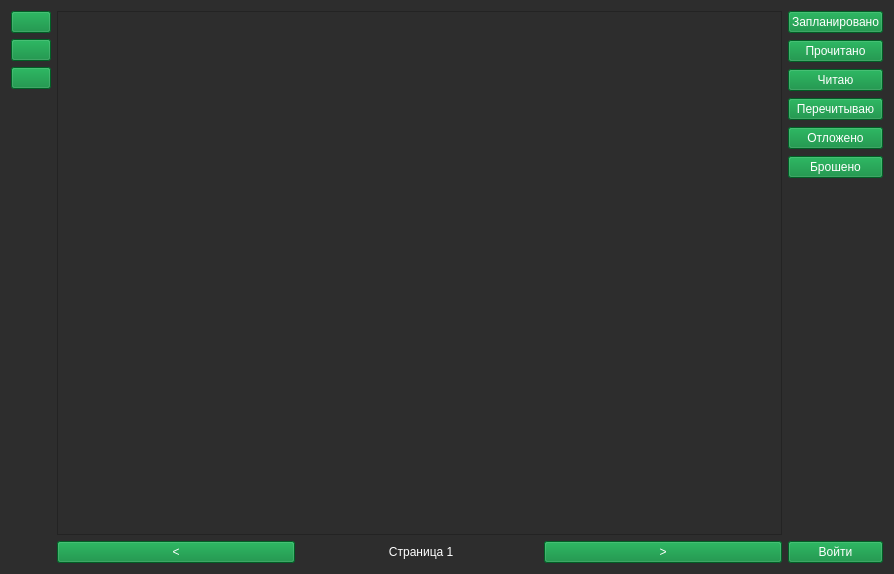
<?xml version="1.0" encoding="UTF-8"?>
<ui version="4.0">
 <class>Form</class>
 <widget class="QWidget" name="Form">
  <property name="geometry">
   <rect>
    <x>0</x>
    <y>0</y>
    <width>894</width>
    <height>574</height>
   </rect>
  </property>
  <property name="windowTitle">
   <string>Form</string>
  </property>
  <property name="styleSheet">
   <string notr="true">color: rgb(255, 255, 255);
background-color: rgb(45, 45, 45);</string>
  </property>
  <layout class="QHBoxLayout" name="horizontalLayout">
   <item>
    <layout class="QVBoxLayout" name="verticalLayout_2">
     <item>
      <widget class="QPushButton" name="btn_mylist">
       <property name="styleSheet">
        <string notr="true">background-color: rgb(0, 133, 52);
color: rgb(255, 255, 255);</string>
       </property>
       <property name="text">
        <string/>
       </property>
       <property name="icon">
        <iconset>
         <normalon>../images/library.png</normalon>
        </iconset>
       </property>
      </widget>
     </item>
     <item>
      <widget class="QPushButton" name="btn_main">
       <property name="styleSheet">
        <string notr="true">background-color: rgb(0, 133, 52);
color: rgb(255, 255, 255);</string>
       </property>
       <property name="text">
        <string/>
       </property>
       <property name="icon">
        <iconset>
         <normalon>../images/main.png</normalon>
        </iconset>
       </property>
      </widget>
     </item>
     <item>
      <widget class="QPushButton" name="btn_shikimori">
       <property name="styleSheet">
        <string notr="true">background-color: rgb(0, 133, 52);
color: rgb(255, 255, 255);</string>
       </property>
       <property name="text">
        <string/>
       </property>
       <property name="icon">
        <iconset>
         <normalon>../images/shikimori.png</normalon>
        </iconset>
       </property>
      </widget>
     </item>
     <item>
      <spacer name="verticalSpacer_2">
       <property name="orientation">
        <enum>Qt::Vertical</enum>
       </property>
       <property name="sizeHint" stdset="0">
        <size>
         <width>20</width>
         <height>40</height>
        </size>
       </property>
      </spacer>
     </item>
    </layout>
   </item>
   <item>
    <layout class="QVBoxLayout" name="verticalLayout">
     <item>
      <widget class="QListWidget" name="list_manga"/>
     </item>
     <item>
      <layout class="QHBoxLayout" name="horizontalLayout_2">
       <item>
        <widget class="QPushButton" name="prev_page">
         <property name="styleSheet">
          <string notr="true">background-color: rgb(0, 133, 52);
color: rgb(255, 255, 255);</string>
         </property>
         <property name="text">
          <string>&lt;</string>
         </property>
        </widget>
       </item>
       <item>
        <widget class="QLabel" name="label_page">
         <property name="text">
          <string> Страница 1</string>
         </property>
         <property name="textFormat">
          <enum>Qt::AutoText</enum>
         </property>
         <property name="alignment">
          <set>Qt::AlignCenter</set>
         </property>
        </widget>
       </item>
       <item>
        <widget class="QPushButton" name="next_page">
         <property name="styleSheet">
          <string notr="true">background-color: rgb(0, 133, 52);
color: rgb(255, 255, 255);</string>
         </property>
         <property name="text">
          <string>&gt;</string>
         </property>
        </widget>
       </item>
      </layout>
     </item>
    </layout>
   </item>
   <item>
    <layout class="QVBoxLayout" name="verticalLayout_3">
     <item>
      <layout class="QVBoxLayout" name="verticalLayout_4">
       <property name="spacing">
        <number>7</number>
       </property>
       <item>
        <widget class="QPushButton" name="b_planned">
         <property name="styleSheet">
          <string notr="true">background-color: rgb(0, 133, 52);
color: rgb(255, 255, 255);</string>
         </property>
         <property name="text">
          <string>Запланировано</string>
         </property>
        </widget>
       </item>
       <item>
        <widget class="QPushButton" name="b_completed">
         <property name="styleSheet">
          <string notr="true">background-color: rgb(0, 133, 52);
color: rgb(255, 255, 255);</string>
         </property>
         <property name="text">
          <string>Прочитано</string>
         </property>
        </widget>
       </item>
       <item>
        <widget class="QPushButton" name="b_watching">
         <property name="styleSheet">
          <string notr="true">background-color: rgb(0, 133, 52);
color: rgb(255, 255, 255);</string>
         </property>
         <property name="text">
          <string>Читаю</string>
         </property>
        </widget>
       </item>
       <item>
        <widget class="QPushButton" name="b_rewatching">
         <property name="styleSheet">
          <string notr="true">background-color: rgb(0, 133, 52);
color: rgb(255, 255, 255);</string>
         </property>
         <property name="text">
          <string>Перечитываю</string>
         </property>
        </widget>
       </item>
       <item>
        <widget class="QPushButton" name="b_on_hold">
         <property name="styleSheet">
          <string notr="true">background-color: rgb(0, 133, 52);
color: rgb(255, 255, 255);</string>
         </property>
         <property name="text">
          <string>Отложено</string>
         </property>
        </widget>
       </item>
       <item>
        <widget class="QPushButton" name="b_dropped">
         <property name="styleSheet">
          <string notr="true">background-color: rgb(0, 133, 52);
color: rgb(255, 255, 255);</string>
         </property>
         <property name="text">
          <string>Брошено</string>
         </property>
        </widget>
       </item>
      </layout>
     </item>
     <item>
      <spacer name="verticalSpacer">
       <property name="orientation">
        <enum>Qt::Vertical</enum>
       </property>
       <property name="sizeHint" stdset="0">
        <size>
         <width>20</width>
         <height>40</height>
        </size>
       </property>
      </spacer>
     </item>
     <item>
      <widget class="QPushButton" name="btn_auth">
       <property name="styleSheet">
        <string notr="true">background-color: rgb(0, 133, 52);
color: rgb(255, 255, 255);</string>
       </property>
       <property name="text">
        <string>Войти</string>
       </property>
      </widget>
     </item>
    </layout>
   </item>
  </layout>
 </widget>
 <resources/>
 <connections/>
</ui>
